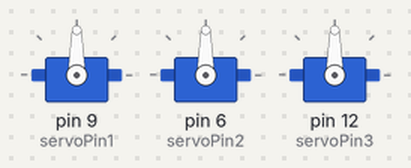
The sketch below on a simulated Arduino Uno, built with avr-gcc and run on an emulated ATmega328P. Shown: 3 × servo. What the sketch prints to the serial monitor is not drawn.

Above: at 0.05 s.
At 1.95 s:
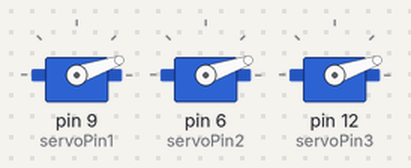
At 3.95 s:
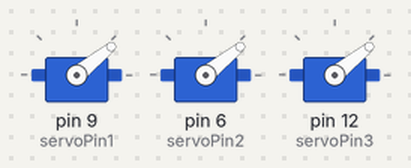
At 7.85 s:
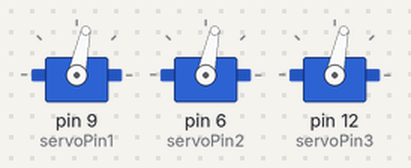
At 12.95 s:
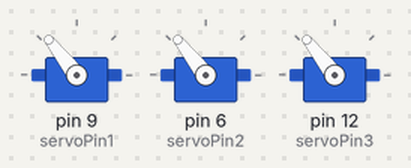
At 18.15 s:
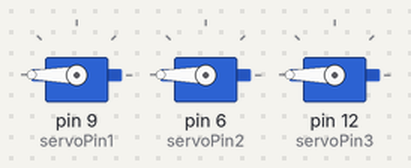
Timing chart, 0 to 23.7 s (numbered marks = the images above):
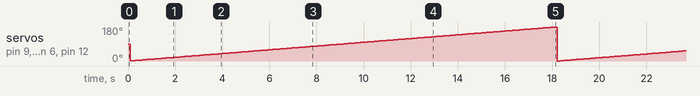

The sketch:

oribokit-servo.ino
```cpp
#include <Servo.h>

// SERVOS VARIABLES
Servo servo1;                                             // servo class instance for servo 1
Servo servo2;                                             // servo class instance for servo 2
Servo servo3;                                             // servo class instance for servo 3
int servoPin1      = 9;                                   // PWM PB5 D9  pin connected to servo 1
int servoPin2      = 6;                                   // PWM PD7 D6  pin connected to servo 2
int servoPin3      = 12;                                  // PWM PD6 D12 pin connected to servo 3
int servoPosition1 = 0;                                  // variable to store the servo 1 position
int servoPosition2 = 0;                                  // variable to store the servo 2 position
int servoPosition3 = 0;                                  // variable to store the servo 3 position

void setup() {
  Serial.begin(115200);                                     // start serial at baud rate 9600
  // attach the servos
  servo1.attach(servoPin1);                               // attach the servo class instance to servoPin 1
  servo2.attach(servoPin2);                               // attach the servo class instance to servoPin 2
  servo3.attach(servoPin3);                               // attach the servo class instance to servoPin 3
}

void loop() {

  servoPosition1 ++;
  servoPosition2 ++;
  servoPosition3 ++;

  if (servoPosition1 > 180)
  {
    servoPosition1 = 0;
  }
  if (servoPosition2 > 180)
  {
    servoPosition2 = 0;
  }
    if (servoPosition3 > 180)
  {
    servoPosition3 = 0;
  }

  delay(100);
  servo1.write(servoPosition1);
  servo2.write(servoPosition2);
  servo3.write(servoPosition3);

  Serial.print(servoPosition1);
  Serial.print("\t");
  Serial.print(servoPosition2);
  Serial.print("\t");
  Serial.print(servoPosition3);

}
```
